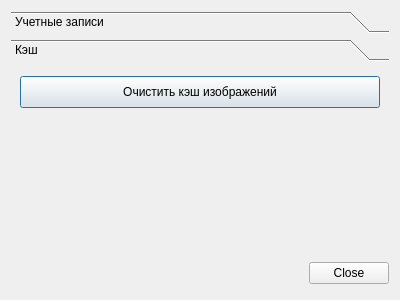
<?xml version="1.0" encoding="UTF-8"?>
<ui version="4.0">
 <class>DialogSettings</class>
 <widget class="QDialog" name="DialogSettings">
  <property name="geometry">
   <rect>
    <x>0</x>
    <y>0</y>
    <width>400</width>
    <height>300</height>
   </rect>
  </property>
  <property name="windowTitle">
   <string>Настройки</string>
  </property>
  <layout class="QVBoxLayout" name="verticalLayout">
   <item>
    <widget class="QToolBox" name="toolBox">
     <property name="currentIndex">
      <number>1</number>
     </property>
     <widget class="QWidget" name="settingsAccounts">
      <property name="geometry">
       <rect>
        <x>0</x>
        <y>0</y>
        <width>382</width>
        <height>184</height>
       </rect>
      </property>
      <attribute name="icon">
       <iconset theme="system-users">
        <normaloff>.</normaloff>.</iconset>
      </attribute>
      <attribute name="label">
       <string>Учетные записи</string>
      </attribute>
      <layout class="QHBoxLayout" name="horizontalLayout">
       <item>
        <widget class="QListWidget" name="listAccounts">
         <property name="iconSize">
          <size>
           <width>32</width>
           <height>32</height>
          </size>
         </property>
         <property name="spacing">
          <number>5</number>
         </property>
         <property name="uniformItemSizes">
          <bool>true</bool>
         </property>
        </widget>
       </item>
       <item>
        <layout class="QVBoxLayout" name="verticalLayout_2">
         <item>
          <widget class="QToolButton" name="buttonAccountAdd">
           <property name="minimumSize">
            <size>
             <width>32</width>
             <height>32</height>
            </size>
           </property>
           <property name="toolTip">
            <string>Добавить учетную запись</string>
           </property>
           <property name="icon">
            <iconset theme="list-add">
             <normaloff>.</normaloff>.</iconset>
           </property>
           <property name="iconSize">
            <size>
             <width>16</width>
             <height>16</height>
            </size>
           </property>
          </widget>
         </item>
         <item>
          <widget class="QToolButton" name="buttonAccountRemove">
           <property name="enabled">
            <bool>false</bool>
           </property>
           <property name="minimumSize">
            <size>
             <width>32</width>
             <height>32</height>
            </size>
           </property>
           <property name="toolTip">
            <string>Удалить учетную запись</string>
           </property>
           <property name="icon">
            <iconset theme="list-remove">
             <normaloff>.</normaloff>.</iconset>
           </property>
           <property name="iconSize">
            <size>
             <width>16</width>
             <height>16</height>
            </size>
           </property>
          </widget>
         </item>
         <item>
          <spacer name="verticalSpacer">
           <property name="orientation">
            <enum>Qt::Vertical</enum>
           </property>
           <property name="sizeHint" stdset="0">
            <size>
             <width>20</width>
             <height>40</height>
            </size>
           </property>
          </spacer>
         </item>
        </layout>
       </item>
      </layout>
     </widget>
     <widget class="QWidget" name="settingsCache">
      <property name="geometry">
       <rect>
        <x>0</x>
        <y>0</y>
        <width>382</width>
        <height>184</height>
       </rect>
      </property>
      <attribute name="icon">
       <iconset theme="application-x-archive">
        <normaloff>.</normaloff>.</iconset>
      </attribute>
      <attribute name="label">
       <string>Кэш</string>
      </attribute>
      <layout class="QVBoxLayout" name="verticalLayout_3">
       <item>
        <widget class="QPushButton" name="buttonCacheImageClear">
         <property name="minimumSize">
          <size>
           <width>32</width>
           <height>32</height>
          </size>
         </property>
         <property name="text">
          <string>Очистить кэш изображений</string>
         </property>
        </widget>
       </item>
       <item>
        <spacer name="verticalSpacer_2">
         <property name="orientation">
          <enum>Qt::Vertical</enum>
         </property>
         <property name="sizeHint" stdset="0">
          <size>
           <width>20</width>
           <height>40</height>
          </size>
         </property>
        </spacer>
       </item>
      </layout>
     </widget>
    </widget>
   </item>
   <item>
    <widget class="QDialogButtonBox" name="buttonBox">
     <property name="minimumSize">
      <size>
       <width>32</width>
       <height>32</height>
      </size>
     </property>
     <property name="orientation">
      <enum>Qt::Horizontal</enum>
     </property>
     <property name="standardButtons">
      <set>QDialogButtonBox::Close</set>
     </property>
    </widget>
   </item>
  </layout>
 </widget>
 <resources/>
 <connections>
  <connection>
   <sender>buttonBox</sender>
   <signal>accepted()</signal>
   <receiver>DialogSettings</receiver>
   <slot>accept()</slot>
   <hints>
    <hint type="sourcelabel">
     <x>227</x>
     <y>279</y>
    </hint>
    <hint type="destinationlabel">
     <x>157</x>
     <y>274</y>
    </hint>
   </hints>
  </connection>
  <connection>
   <sender>buttonBox</sender>
   <signal>rejected()</signal>
   <receiver>DialogSettings</receiver>
   <slot>reject()</slot>
   <hints>
    <hint type="sourcelabel">
     <x>295</x>
     <y>285</y>
    </hint>
    <hint type="destinationlabel">
     <x>286</x>
     <y>274</y>
    </hint>
   </hints>
  </connection>
 </connections>
</ui>
